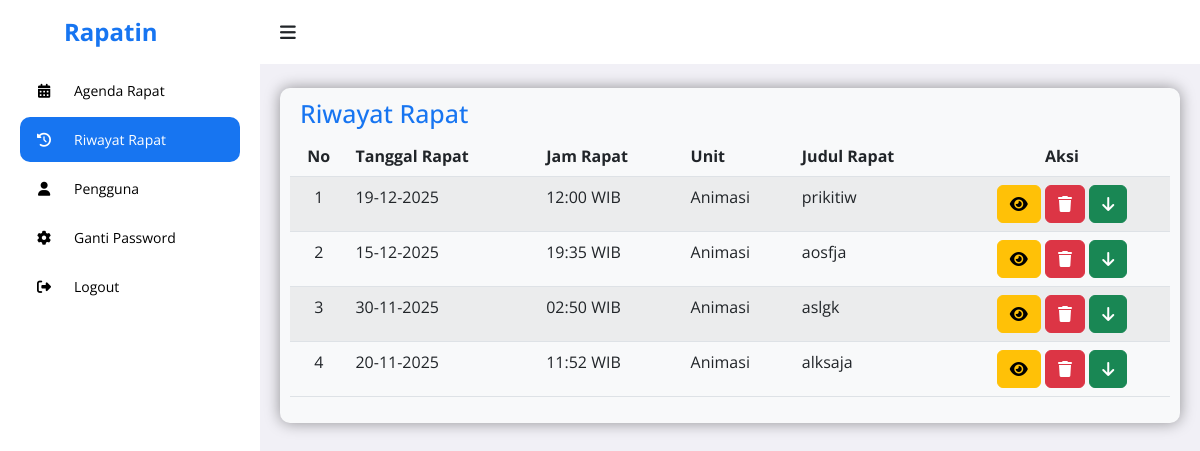
/ketua/riwayat.php (signed in), run on an earlier commit of the app's database.
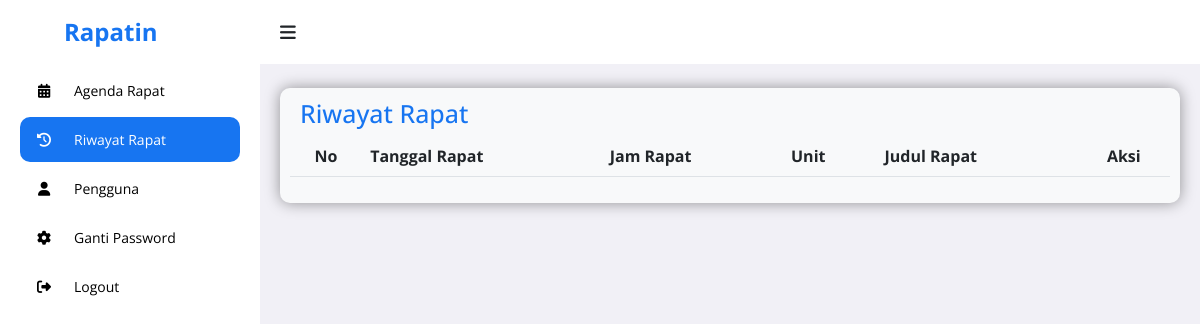
And on a later commit of the database.
### tables this page shows
CREATE TABLE `agenda_rapat` (
  `id_rapat` int NOT NULL,
  `tanggal_rapat` date NOT NULL,
  `jam_rapat` time NOT NULL,
  `judul_rapat` varchar(255) NOT NULL,
  `ruang_rapat` varchar(100) DEFAULT NULL,
  `keterangan` text,
  `notulen_file` varchar(255) DEFAULT NULL,
  `id_unit` int NOT NULL,
  `id_pembuat` int NOT NULL,
  `status` enum('aktif','dibatalkan') DEFAULT 'aktif'
);

CREATE TABLE `unit` (
  `id_unit` int NOT NULL,
  `nama_unit` varchar(255) NOT NULL
);

### ketua/riwayat.php (the view, shortened to what this page needs)
<?php
include '../php/koneksi.php';
$id_pembuat_rapat = $_SESSION['id_user'] ?? null;
$list_riwayat = [];
if ($id_pembuat_rapat) {
    $sql_read = "SELECT
                    r.*,
                    o.nama_unit
                 FROM agenda_rapat r
                 JOIN unit o ON r.id_unit = o.id_unit
                 WHERE r.id_pembuat = '$id_pembuat_rapat'
                 -- Hanya ambil rapat yang sudah berlangsung/terlewat
                 AND CONCAT(r.tanggal_rapat, ' ', r.jam_rapat) <= NOW()
                 ORDER BY r.tanggal_rapat DESC, r.jam_rapat DESC";
    $q_read = mysqli_query($koneksi, $sql_read);
    while ($r_read = mysqli_fetch_assoc($q_read)) {
        $list_riwayat[] = $r_read;
    }
}
?>
<!DOCTYPE html>
<html lang="en">
<head>
	<link rel="stylesheet" href="https://cdnjs.cloudflare.com/ajax/libs/font-awesome/6.4.0/css/all.min.css">
	<link rel="stylesheet" href="https://cdn.jsdelivr.net/npm/bootstrap@5.2.3/dist/css/bootstrap.min.css">
	<link rel="stylesheet" href="https://cdn.datatables.net/2.3.4/css/dataTables.bootstrap5.css">
	<link rel="stylesheet" href="https://unpkg.com/aos@next/dist/aos.css" />
	<link rel="stylesheet" href="../assets/admin.css">
</head>
<body>
	<section id="sidebar">
		<a href="../landing/index.php" data-aos="fade-down" class="logo ps-3"><i class='ps-5'></i> Rapatin</a>
		<ul class="side-menu" data-aos="fade-right">
			<li><a href="agenda.php"><i class="fa-solid fa-calendar-days icon"></i> Agenda Rapat</a></li>
			<li><a href="riwayat.php" class="active"><i class="fa-solid fa-clock-rotate-left icon"></i> Riwayat Rapat</a></li>
			<li><a href="manage_user.php"><i class="fa-solid fa-user icon"></i> Pengguna</a></li>
			<li><a href="pengaturan.php"><i class="fa-solid fa-gear icon"></i> Ganti Password</a></li>
			<li><a href="logout.php"><i class="fa-solid fa-right-from-bracket icon"></i> Logout</a></li>
		</ul>
	</section>
	<section id="content">
		<nav class="atas">
			<i data-aos="fade-right" class='fa-solid fa-bars toggle-sidebar' ></i>
		</nav>
		<main>
			<div data-aos="fade-down" class="rapat bg-light">
				<div class="tableheader">
					<h2>Riwayat Rapat</h2>
				</div>
				<table id="tabel-rapat" class="table table-striped">
        			<thead>
        			    <tr>
        			        <th class="text-center">No</th>
        			        <th>Tanggal Rapat</th>
        			        <th>Jam Rapat</th>
        			        <th>Unit</th>
        			        <th>Judul Rapat</th>
        			        <th class="text-center">Aksi</th>
        			    </tr>
        			</thead>
        			<tbody>
					    <?php $no = 1; foreach ($list_riwayat as $rapat) : ?>
					    <tr>
					        <td class="text-center"><?php echo $no++; ?></td>
    				        <td><?php echo htmlspecialchars(date('d-m-Y', strtotime($rapat['tanggal_rapat']))); ?></td>
    				        <td><?php echo htmlspecialchars(date('H:i', strtotime($rapat['jam_rapat'])) . ' WIB'); ?></td>
    				        <td><?php echo htmlspecialchars($rapat['nama_unit']); ?></td>
    				        <td><?php echo htmlspecialchars($rapat['judul_rapat']); ?></td>
					        <td class="text-center">
								<button type="button" class="btn btn-warning aksi view-rapat-btn" data-bs-toggle="modal" data-bs-target="#viewModal" data-id="<?php echo $rapat['id_rapat']; ?>"><i class="fa-solid fa-eye"></i></button>
								<button type="button" class="btn btn-danger aksi" data-bs-toggle="modal" data-bs-target="#deletemodal" data-id="<?php echo $rapat['id_rapat']; ?>"><i class="fa-solid fa-trash"></i></i></button>
								<button type="button" class="btn btn-success aksi print-rapat-detail-btn" title="Download Detail Rapat PDF" data-id="<?php echo $rapat['id_rapat']; ?>"><i class="fa-solid fa-arrow-down"></i></button>
							</td>
					    </tr>
					    <?php endforeach; ?>
        			</tbody>
    			</table>
			</div>
		</main>
		</section>
</body>
</html>

### assets/admin.css (style rules this page uses)
* { font-family: 'Open Sans', sans-serif; margin: 0; padding: 0; box-sizing: border-box; }
:root { --abu: #F1F0F6; --putih: #fff; --hitam: #000; --biru: #1775F1; }
html { overflow-x: hidden; }
body { background: var(--abu); overflow-x: hidden; }
a { text-decoration: none; }
li { list-style: none; }
#sidebar { position: fixed; max-width: 260px; width: 100%; background: var(--putih); top: 0; left: 0; height: 100%; overflow-y: auto; scrollbar-width: none; transition: all .3s ease; z-index: 200; }
#sidebar .logo { font-size: 24px; display: flex; align-items: center; height: 64px; font-weight: 700; color: var(--biru); position: sticky; top: 0; left: 0; z-index: 100; background: var(--putih); transition: all .3s ease; padding: 0 6px; }
#sidebar .icon { min-width: 48px; display: flex; justify-content: center; align-items: center; margin-right: 6px; }
#sidebar .side-menu { padding: 0 20px; transition: all .3s ease; }
#sidebar .side-menu a { display: flex; align-items: center; font-size: 14px; color: var(--hitam); padding: 12px 16px 12px 0; transition: all .3s ease; border-radius: 10px; margin: 4px 0; white-space: nowrap; }
#sidebar .side-menu > li > a.active, #sidebar .side-menu > li > a.active:hover { background: var(--biru); color: var(--putih); }
#content { position: relative; width: calc(100% - 260px); left: 260px; transition: all .3s ease; }
.atas { background: var(--putih); height: 64px; padding: 0 20px; display: flex; align-items: center; grid-gap: 28px; position: sticky; top: 0; left: 0; z-index: 100; }
nav .toggle-sidebar { font-size: 18px; cursor: pointer; }
main { width: 100%; padding: 24px 20px 20px 20px; }
main .rapat { box-shadow: 0 0 15px 0 rgba(0, 0, 0, 0.4); border-radius: 10px; padding: 10px; }
main .tableheader { display: flex; justify-content: space-between; align-items: flex-start; }
main .tableheader h2 { color: #1775F1; margin-left: 10px; font-size: 25px; }

What changed in the data, as far as the page shows it:
removed agenda_rapat: tanggal_rapat "19-12-2025", jam_rapat "12:00 WIB", id_unit.nama_unit "Animasi", judul_rapat "prikitiw"
removed agenda_rapat: tanggal_rapat "15-12-2025", jam_rapat "19:35 WIB", id_unit.nama_unit "Animasi", judul_rapat "aosfja"
removed agenda_rapat: tanggal_rapat "30-11-2025", jam_rapat "02:50 WIB", id_unit.nama_unit "Animasi", judul_rapat "aslgk"
removed agenda_rapat: tanggal_rapat "20-11-2025", jam_rapat "11:52 WIB", id_unit.nama_unit "Animasi", judul_rapat "alksaja"
